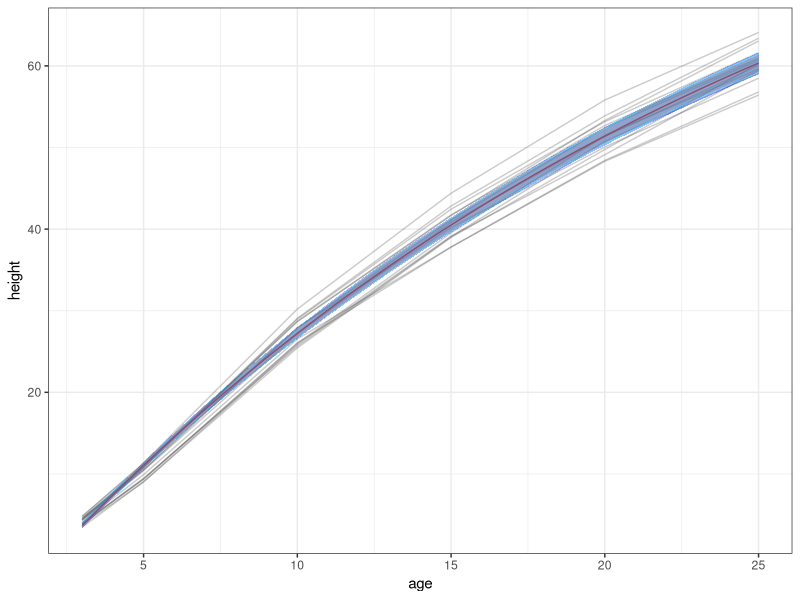
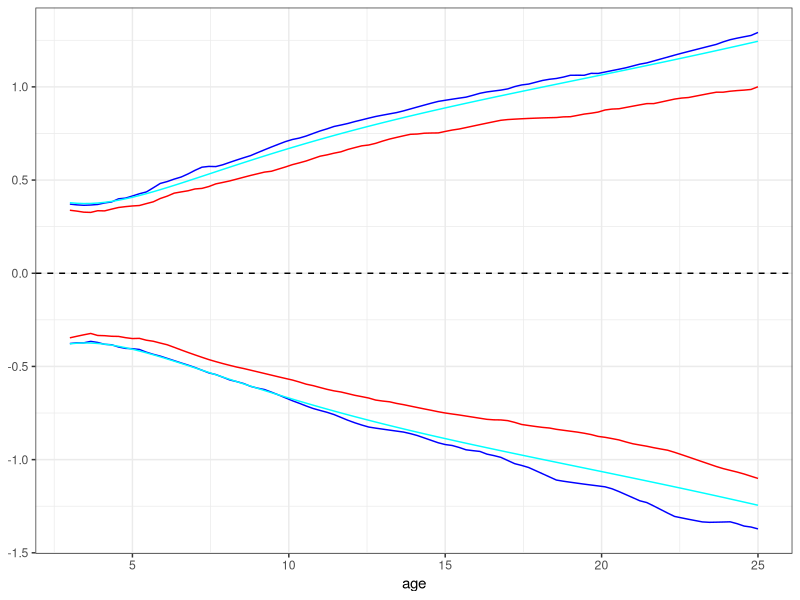

These charts were generated, in order, by the following R code:
library(nlme)
library(MASS)

fm1 <- nlme(height ~ SSasymp(age, Asym, R0, lrc),
            data = Loblolly,
            fixed = Asym + R0 + lrc ~ 1,
            random = Asym ~ 1,
            start = c(Asym = 103, R0 = -8.5, lrc = -3.3))

xvals <-  with(Loblolly,seq(min(age),max(age),length.out=100))
nresamp <- 1000
## pick new parameter values by sampling from multivariate normal distribution based on fit
pars.picked <- mvrnorm(nresamp, mu = fixef(fm1), Sigma = vcov(fm1))

## predicted values: useful below
pframe <- with(Loblolly,data.frame(age=xvals))
pframe$height <- predict(fm1,newdata=pframe,level=0)

## utility function
get_CI <- function(y,pref="") {
  r1 <- t(apply(y,1,quantile,c(0.025,0.975)))
  setNames(as.data.frame(r1),paste0(pref,c("lwr","upr")))
}

set.seed(101)
yvals <- apply(pars.picked,1,
               function(x) { SSasymp(xvals,x[1], x[2], x[3]) }
)
c1 <- get_CI(yvals)

## bootstrapping
sampfun <- function(fitted,data,idvar="Seed") {
  pp <- predict(fitted,levels=1)
  rr <- residuals(fitted)
  dd <- data.frame(data,pred=pp,res=rr)
  ## sample groups with replacement
  iv <- levels(data[[idvar]])
  bsamp1 <- sample(iv,size=length(iv),replace=TRUE)
  bsamp2 <- lapply(bsamp1,
                   function(x) {
                     ## within groups, sample *residuals* with replacement
                     ddb <- dd[dd[[idvar]]==x,]
                     ## bootstrapped response = pred + bootstrapped residual
                     ddb$height <- ddb$pred +
                       sample(ddb$res,size=nrow(ddb),replace=TRUE)
                     return(ddb)
                   })
  res <- do.call(rbind,bsamp2)  ## collect results
  if (is(data,"groupedData"))
    res <- groupedData(res,formula=formula(data))
  return(res)
}

pfun <- function(fm) {
  predict(fm,newdata=pframe,level=0)
}

set.seed(101)
yvals2 <- replicate(nresamp,
                    pfun(update(fm1,data=sampfun(fm1,Loblolly,"Seed"))))
c2 <- get_CI(yvals2,"boot_")

## delta method
ss0 <- with(as.list(fixef(fm1)),SSasymp(xvals,Asym,R0,lrc))
gg <- attr(ss0,"gradient")
V <- vcov(fm1)
delta_sd <- sqrt(diag(gg %*% V %*% t(gg)))
c3 <- with(pframe,data.frame(delta_lwr=height-1.96*delta_sd,
                             delta_upr=height+1.96*delta_sd))

pframe <- data.frame(pframe,c1,c2,c3)

library(ggplot2); theme_set(theme_bw())
ggplot(Loblolly,aes(age,height))+
  geom_line(alpha=0.2,aes(group=Seed))+
  geom_line(data=pframe,col="red")+
  geom_ribbon(data=pframe,aes(ymin=lwr,ymax=upr),colour=NA,alpha=0.3,
              fill="blue")+
  geom_ribbon(data=pframe,aes(ymin=boot_lwr,ymax=boot_upr),
              colour=NA,alpha=0.3,
              fill="red")+
  geom_ribbon(data=pframe,aes(ymin=delta_lwr,ymax=delta_upr),
              colour=NA,alpha=0.3,
              fill="cyan")


ggplot(Loblolly,aes(age))+
  geom_hline(yintercept=0,lty=2)+
  geom_ribbon(data=pframe,aes(ymin=lwr-height,ymax=upr-height),
              colour="blue",
              fill=NA)+
  geom_ribbon(data=pframe,aes(ymin=boot_lwr-height,ymax=boot_upr-height),
              colour="red",
              fill=NA)+
  geom_ribbon(data=pframe,aes(ymin=delta_lwr-height,ymax=delta_upr-height),
              colour="cyan",
              fill=NA)
